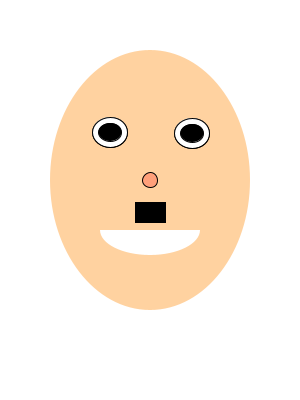
Frame 1 (no input)
Frame 60 (the mouse pressed at the canvas centre just before this capture): identical to frame 1, image omitted
Frame 120 (the mouse held since frame 60 and released just before this capture): identical to frame 1, image omitted

The Processing sketch that drew this single still picture (run headless with seeded random() and noise(); from frame 60 on, the mouse is pressed at the canvas centre):

// Processing sketch: processing_116701
// ── processing_116701.pde

void setup (){
//tamaño de fondo
  size (300, 400);
}
void draw (){
  println(mouseX+ "," +mouseY);
  noStroke();

// CAP
  background(255,255,255);
  fill(255,210,160);
  ellipse(150, 180, 200, 260);
  
  //Boca
  fill(#FFFFFF);
  arc(150, 230, 100, 50, 0, PI, OPEN);
  //Ulls
stroke(#000000);
  ellipse(110,132,35,30);
  ellipse(192,133,35,30);
  fill(#ffffff);
  ellipse(110,132,35,30);
  ellipse(192,133,35,30);
  fill(#000000);
  ellipse(110,132,23,18);
  ellipse(192,133,23,18);
  
  // Nas
  fill(255,160,122);
  ellipseMode(CENTER);
  ellipse(150,180,15,15);

//bigoti
fill(#000000);
rect(135,202,30,20);


}
